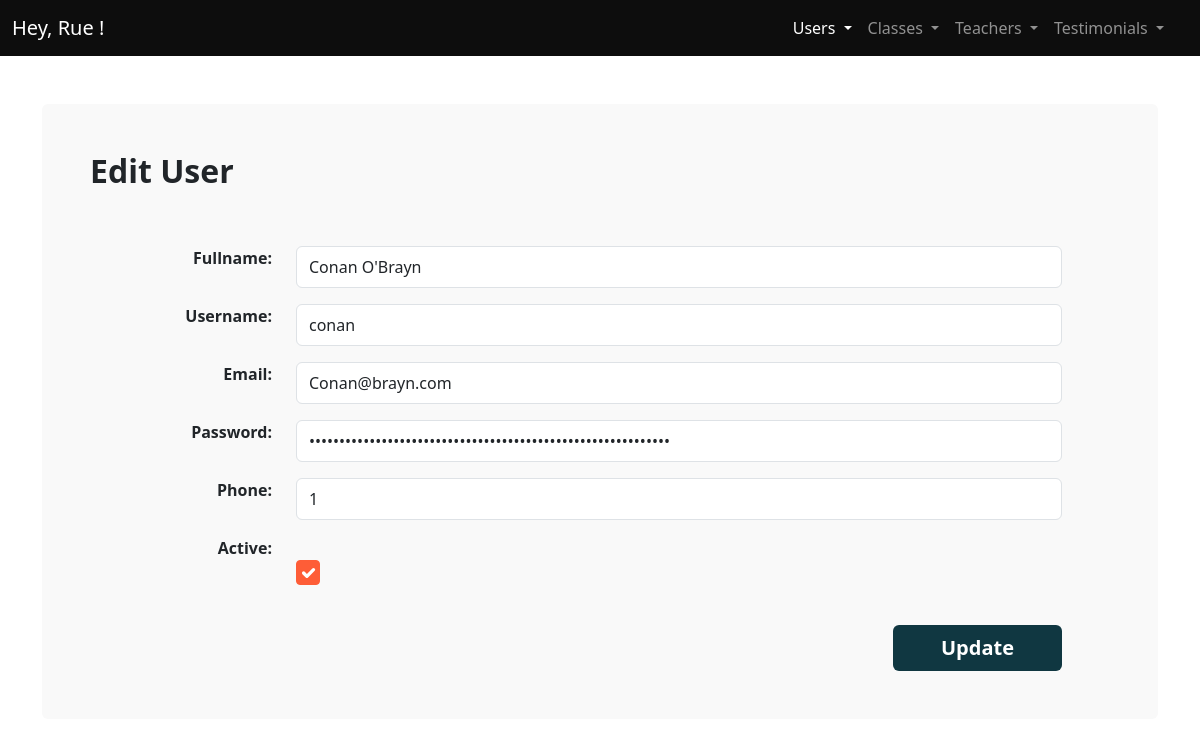
/admin/Updateuser.php?id=1 (signed in), run on the app's committed database.
### tables this page shows
CREATE TABLE `users` (
  `id` int(11) NOT NULL,
  `regDate` timestamp NOT NULL DEFAULT current_timestamp(),
  `fullname` varchar(100) NOT NULL,
  `username` varchar(50) NOT NULL,
  `email` varchar(50) NOT NULL,
  `pwd` varchar(60) NOT NULL,
  `phone` char(20) NOT NULL,
  `active` tinyint(1) NOT NULL COMMENT '0 blocked; 1 active'
);

### admin/Updateuser.php (the view, shortened to what this page needs)
<?php
require_once "includes/conn.php";
if (isset($_GET['id'])) {
     try {
        $sql = "SELECT * FROM `users` WHERE id = ?;";
        $stmt = $conn->prepare($sql);
        $id = $_GET['id'];
        $stmt->execute([$id]);
        $user = $stmt->fetch();
    } catch (PDOException $e) {
        $error = "Connection failed: " . $e->getMessage();
    }
} else {
    header('Location: ./users.php');
    die();
}
?>
<!DOCTYPE html>
<html lang="en">
  <head>
    <link rel="stylesheet" href="css/main.min.css" />
    <link rel="stylesheet" href="css/styles.css" />
  </head>
  <body>
    <main>
    <?php require_once "includes/NAVbar.php";?>
      <div class="container my-5">
        <div class="bg-light p-5 rounded">
          <h2 class="fw-bold fs-2 mb-5 pb-2">Edit User</h2>
	      <form method="POST" action="" class="px-5">
            <div class="form-group mb-3 row">
              <label for="" class="form-label col-md-2 fw-bold text-end"
                >Fullname:</label
              >
              <div class="col-md-10">
                <input
                  type="text"
                  placeholder="e.g. John Doe"
                  class="form-control py-2"
                  name="fullname"
                  value="<?php echo $user['fullname'] ?>"
                />
              </div>
            </div>
            <div class="form-group mb-3 row">
              <label for="" class="form-label col-md-2 fw-bold text-end"
                >Username:</label
              >
              <div class="col-md-10">
                <input
                  type="text"
                  placeholder="Username"
                  class="form-control py-2"
                  name="username"
                  value="<?php echo $user['username'] ?>"
                />
              </div>
            </div>
            <div class="form-group mb-3 row">
              <label for="" class="form-label col-md-2 fw-bold text-end"
                >Email:</label
              >
              <div class="col-md-10">
                <input
                  type="email"
                  placeholder="email@example.com"
                  class="form-control py-2"
                  name="email"
                  value="<?php echo $user['email'] ?>"
                />
              </div>
            </div>
            <div class="form-group mb-3 row">
              <label for="" class="form-label col-md-2 fw-bold text-end"
                >Password:</label
              >
              <div class="col-md-10">
                <input
                  type="password"
                  placeholder="Password"
                  class="form-control py-2"
                  name="pwd"
                  value="<?php echo $user['pwd'] ?>"
                />
              </div>
            </div>
            <div class="form-group mb-3 row">
              <label for="" class="form-label col-md-2 fw-bold text-end"
                >Phone:</label
              >
              <div class="col-md-10">
                <input
                  type="text"
                  placeholder="+20133332323"
                  class="form-control py-2"
                  name="phone"
                  value="<?php echo $user['phone'] ?>"
                />
              </div>
            </div>
            <div class="form-group mb-3 row">
              <label for="" class="form-label col-md-2 fw-bold text-end"
                >Active:</label
              >
              <div class="col-md-10">
                <input
                  type="checkbox"
                  class="form-check-input    btn mt-4 btn-secondary"  <?php echo ($user['active'] == 1) ? "checked" : " "; ?>
                  style="padding: 0.7rem;"
                  name="active"
                  value="<?php echo $user['active'] ?>"
                />
              </div>
            </div>
            <div class="text-end">
            <button
              class="btn mt-4 btn-secondary text-white fs-5 fw-bold border-0 py-2 px-md-5" type="submit"
            >
            Update
            </button>
          </div>
          </form>
        </div>
      </div>
    </main>
  </body>
</html>

### data on the page
users: fullname "Conan O'Brayn", username "conan", email "Conan@brayn.com", phone "1", active "☑"
